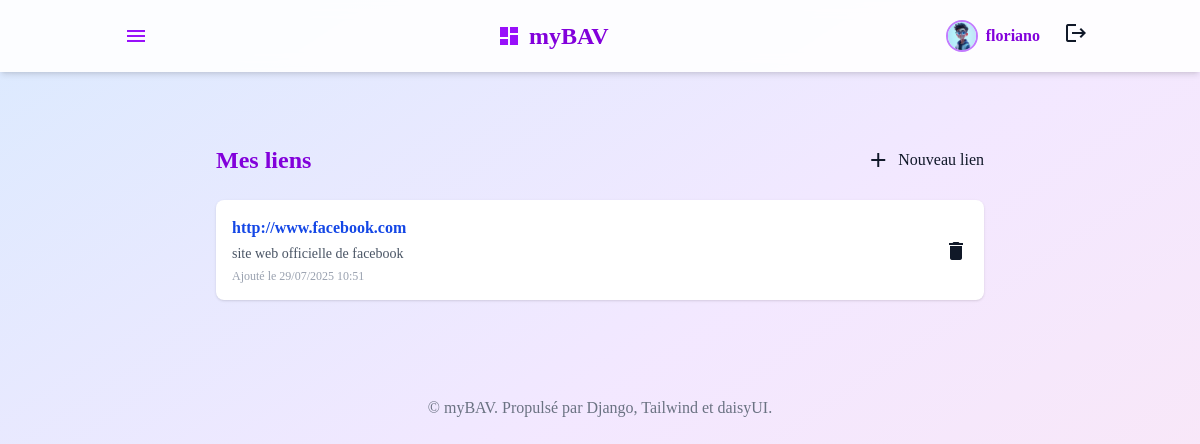
Page /links/ (signed in) on the committed database.
### bav/models.py (models this page shows, shortened)
class User(models.Model):
    username = models.CharField(max_length=150, unique=True)
    email = models.EmailField(unique=True)
    password = models.CharField(max_length=128)
    first_name = models.CharField(max_length=30, blank=True)
    last_name = models.CharField(max_length=30, blank=True)
    date_of_birth = models.DateField(null=True, blank=True)
    profile_picture = models.ImageField(upload_to='profile_pictures/', null=True, blank=True)
    date_joined = models.DateTimeField(auto_now_add=True)
    last_login = models.DateTimeField(null=True, blank=True)
    is_active = models.BooleanField(default=True)
    role = models.CharField(max_length=50, choices=[('admin', 'Admin'), ('user', 'User')], default='user')
    isDeleted = models.BooleanField(default=False)

class Link(models.Model):
    user = models.ForeignKey(User, on_delete=models.CASCADE, related_name='links')
    url = models.URLField()
    description = models.CharField(max_length=255, blank=True)
    created_at = models.DateTimeField(auto_now_add=True)
    updated_at = models.DateTimeField(auto_now=True)
    isDeleted = models.BooleanField(default=False)

### bav/views.py (the view)
# urls.py: path('links/', views.link_list, name='link_list'),
def link_list(request):
    user = get_current_user(request)
    if not user:
        return redirect('login')
    links = Link.objects.filter(user=user, isDeleted=False).order_by('-created_at')
    return render(request, 'links/list.html', {'links': links, 'user': user})

### bav/views.py (called while the page is built)
def get_current_user(request):
    user_id = request.session.get('user_id')
    if user_id:
        try:
            return User.objects.get(id=user_id)
        except User.DoesNotExist:
            return None
    return None

### theme/templates/links/list.html (shortened to what this page needs)
{% extends "base.html" %}
{% block content %}
<div class="max-w-3xl mx-auto py-10">
    <div class="flex items-center justify-between mb-6">
        <h2 class="text-2xl font-bold text-purple-700">Mes liens</h2>
        <a href="{% url 'link_create' %}" class="btn btn-primary flex items-center gap-2">
            <span class="material-icons text-lg">add</span> Nouveau lien
        </a>
    </div>
    <ul class="divide-y rounded-lg bg-white shadow">
        {% for link in links %}
            <li class="py-4 px-4 flex justify-between items-center hover:bg-purple-50 transition">
                <div>
                    <a href="{{ link.url }}" target="_blank" class="font-semibold text-blue-700 hover:underline break-all">{{ link.url }}</a>
                    {% if link.description %}
                        <div class="text-gray-600 text-sm mt-1">{{ link.description }}</div>
                    {% endif %}
                    <div class="text-xs text-gray-400 mt-1">Ajouté le {{ link.created_at|date:"d/m/Y H:i" }}</div>
                </div>
                <form method="post" action="{% url 'link_delete' link.id %}" class="ml-4">
                    <button class="btn btn-error btn-xs" onclick="return confirm('Supprimer ce lien ?')">
                        <span class="material-icons text-base align-middle">delete</span>
                    </button>
                </form>
            </li>
        {% empty %}
            <li class="py-6 text-center text-gray-400">Aucun lien enregistré.</li>
        {% endfor %}
    </ul>
</div>
{% endblock %}

### theme/templates/base.html (shortened to what this page needs)
{% load static tailwind_tags %}
<!DOCTYPE html>
<html lang="fr">
<head>
    <link href="https://cdnjs.cloudflare.com/ajax/libs/font-awesome/6.0.0/css/all.min.css" rel="stylesheet">
    {% tailwind_css %}
</head>
<body class="bg-gradient-to-br from-blue-100 via-purple-100 to-pink-100 text-gray-900 font-serif min-h-screen">
    <nav class="bg-white/90 backdrop-blur sticky top-0 z-20 shadow-md">
        <div class="container mx-auto flex items-center justify-between py-4 px-4 md:px-6">
            <div class="relative">
                <button id="menu-btn" class="flex items-center px-3 py-2 rounded hover:bg-purple-100 transition focus:outline-none">
                    <span class="material-icons text-purple-600">menu</span>
                </button>
            </div>
            <a href="{% url 'home' %}" class="flex items-center space-x-2">
                <span class="material-icons text-purple-600 text-3xl">dashboard</span>
                <span class="font-bold text-2xl text-purple-700">myBAV</span>
            </a>
            <div class="flex items-center space-x-4">
                {% if user %}
                    <div class="flex items-center space-x-2">
                        {% if user.profile_picture %}
                            <img src="{{ user.profile_picture.url }}" alt="Profil" class="w-8 h-8 rounded-full object-cover border-2 border-purple-400">
                        {% else %}
                            <span class="inline-flex items-center justify-center w-8 h-8 rounded-full bg-purple-200 text-purple-700 font-bold border-2 border-purple-400">
                                {{ user.first_name|default:user.username|slice:":1"|upper }}
                            </span>
                        {% endif %}
                        <span class="text-purple-700 font-semibold hidden sm:inline">{{ user.username }}</span>
                    </div>
                    <a href="{% url 'logout' %}" class="btn btn-sm btn-outline btn-error ml-2" title="Déconnexion">
                        <span class="material-icons">logout</span>
                    </a>
                {% else %}
                    <a href="{% url 'login' %}" class="btn btn-sm btn-primary">Connexion</a>
                    <a href="{% url 'register' %}" class="btn btn-sm btn-outline btn-primary">Inscription</a>
                {% endif %}
            </div>
        </div>
    </nav>
    <main class="container mx-auto px-4 py-8">
        {% block content %}{% endblock %}
    </main>
    <footer class="text-center py-6 text-gray-500">
        &copy; {{ now|date:"Y" }} myBAV. Propulsé par Django, Tailwind et daisyUI.
    </footer>
</body>
</html>

### rows in the picture
User: profile_picture (picture), username "floriano"
Link: url "http://www.facebook.com", description "site web officielle de facebook", created_at "29/07/2025 10:51"
